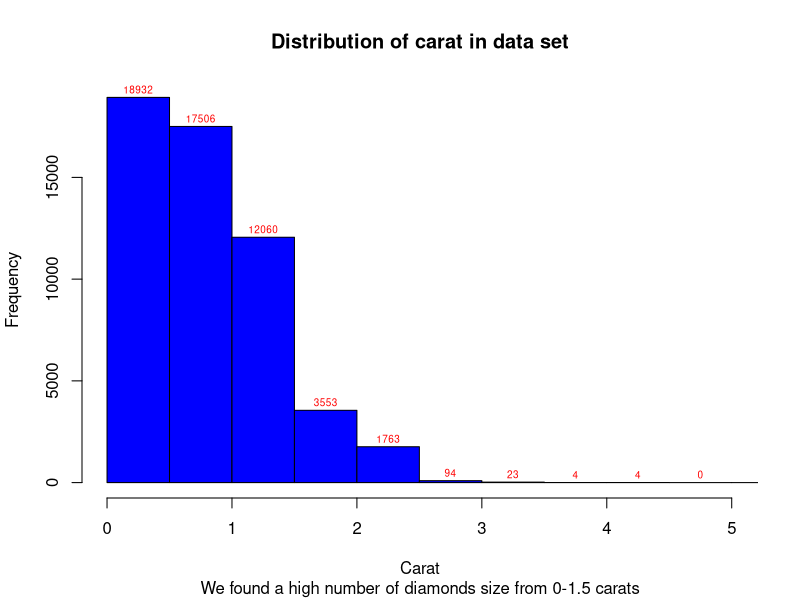
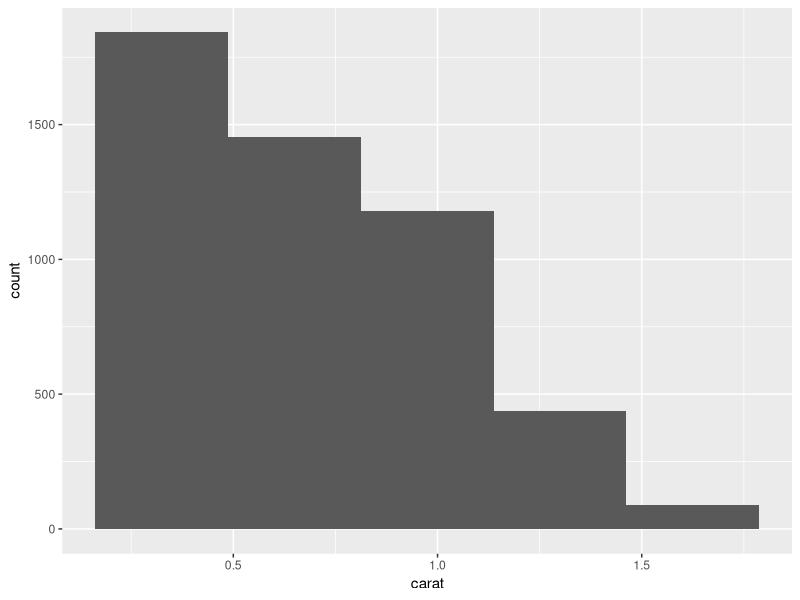
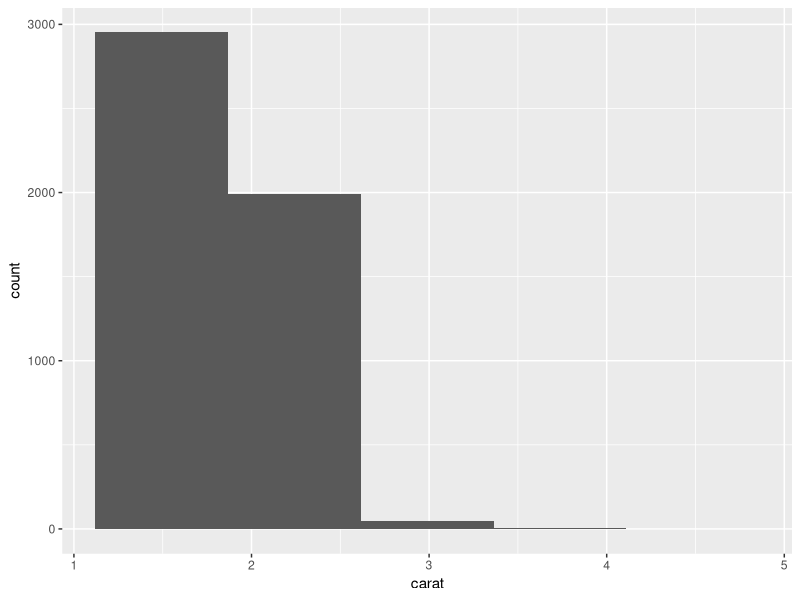
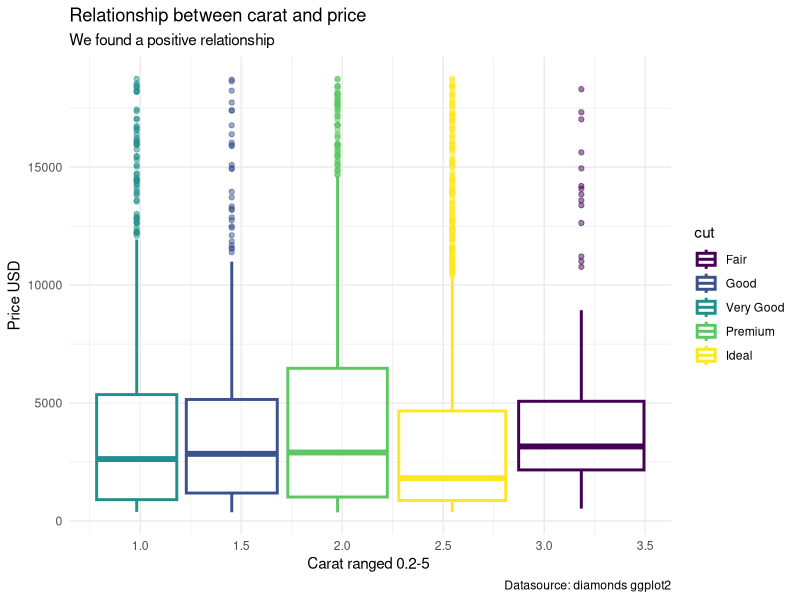
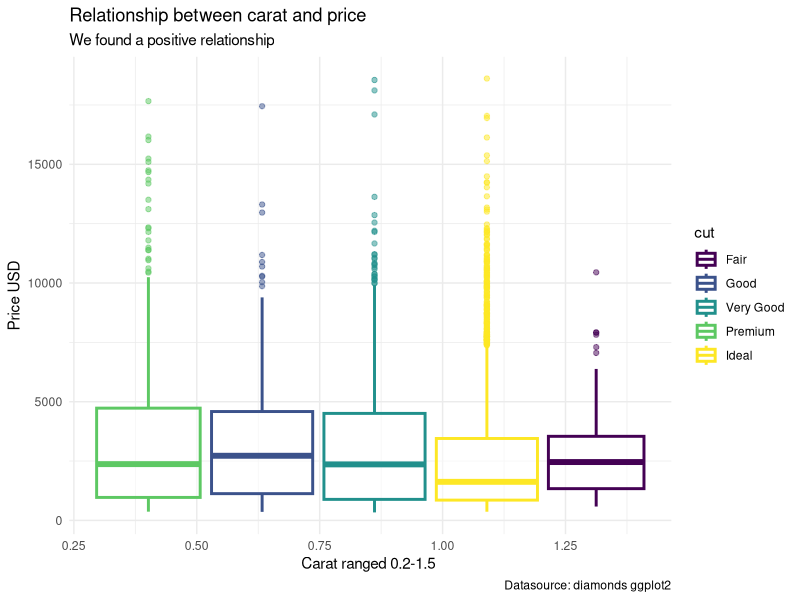
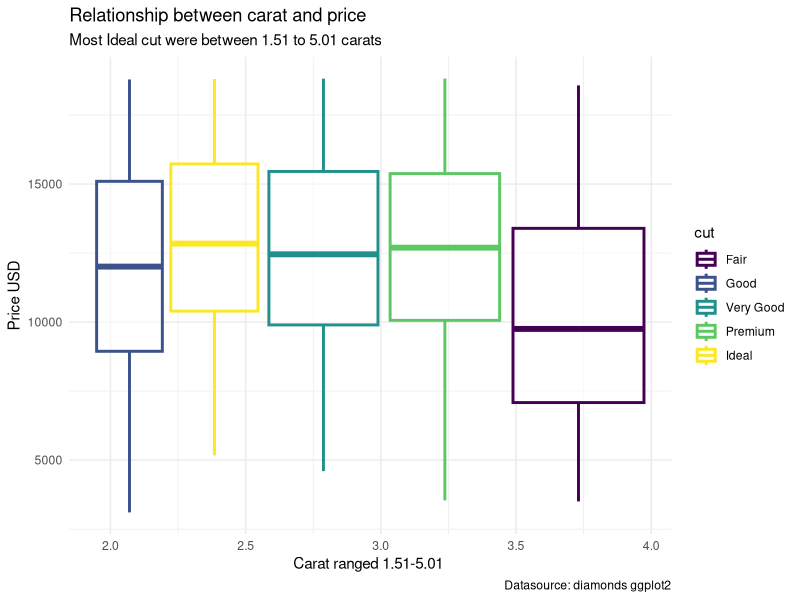
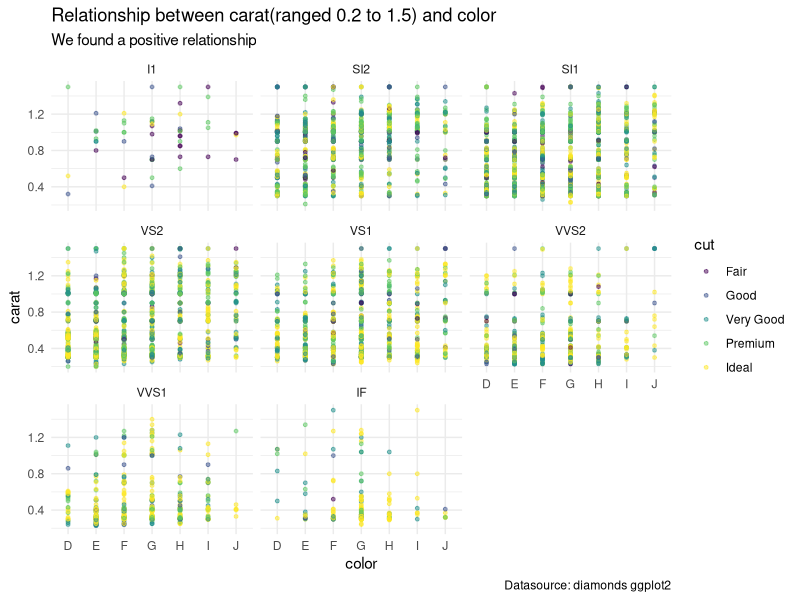
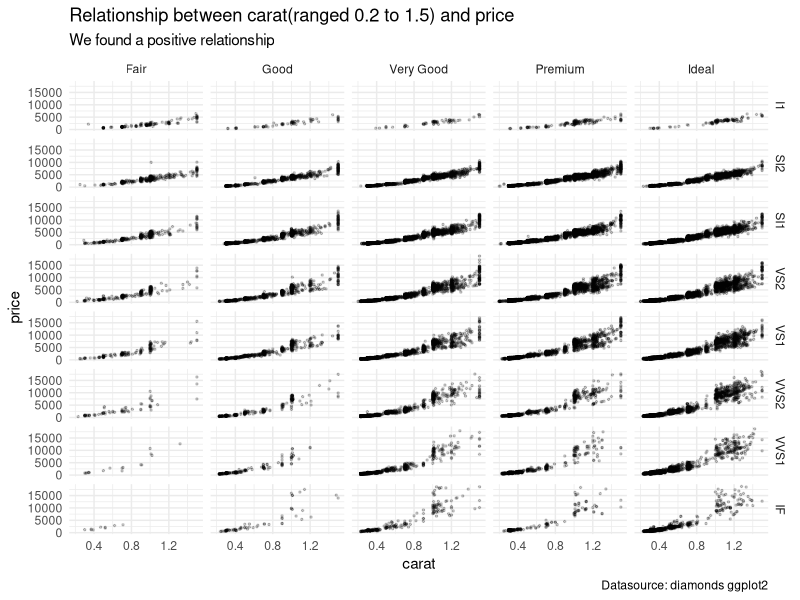

Reproduce these figures in R, in order.
## ---- chunk 1
library(tidyverse)
library(patchwork)
library(ggplot2)
head(diamonds)
## ---- chunk 2
min(diamonds$carat)
max(diamonds$carat)
carat_h <- diamonds$carat
  h <- hist(carat_h,
  main="Distribution of carat in data set",
  sub="We found a high number of diamonds size from 0-1.5 carats",
  xlab="Carat",
  col="blue",
  xlim=c(0,5.01),
  )
text(h$mids,h$counts,labels=h$counts, adj=c(0.5, -0.5), cex=0.6, col ="red")
print(h)
## ---- chunk 3
library(patchwork)
library(ggplot2)
set.seed(1234)
all <-ggplot(diamonds %>% sample_n(5000), aes(x=carat))+
  geom_histogram(bins=5)

# Filter carat range between 0.2 to 1.5 carat
c1 <-filter(diamonds, between(carat, 0.2,1.5))
set.seed(1234)
ggplot(c1 %>% sample_n(5000), aes(x=carat))+
  geom_histogram(bins=5)
# Filter carat range between 1.51 to 5.01 carat
c2 <-filter(diamonds, between(carat, 1.51,5))
set.seed(1234)
ggplot(c2 %>% sample_n(5000), aes(x=carat))+
  geom_histogram(bins=5)

## ---- chunk 4
#all
set.seed(1234)
ggplot(diamonds %>% sample_n(5000), mapping=aes(carat, price, col=cut))+
  geom_boxplot(size=1, alpha=0.5) + 
  theme_minimal()+
  labs(
    title = "Relationship between carat and price",
    x = "Carat ranged 0.2-5 ",
    y = "Price USD",
    subtitle = "We found a positive relationship",
    caption = "Datasource: diamonds ggplot2"
  )

##c1
ggplot(c1 %>% sample_n(5000), mapping=aes(carat, price, col=cut))+
  geom_boxplot(size=1, alpha=0.5) + 
  theme_minimal()+
  labs(
    title = "Relationship between carat and price",
    x = "Carat ranged 0.2-1.5 ",
    y = "Price USD",
    subtitle = "We found a positive relationship",
    caption = "Datasource: diamonds ggplot2"
  )
set.seed(1234)
ggplot(c2 %>% sample_n(5000), mapping=aes(carat, price, col=cut))+
  geom_boxplot(size=1, alpha=0.5) + 
  theme_minimal()+
  labs(
    title = "Relationship between carat and price",
    x = "Carat ranged 1.51-5.01 ",
    y = "Price USD",
    subtitle = "Most Ideal cut were between 1.51 to 5.01 carats",
    caption = "Datasource: diamonds ggplot2"
  )
## ---- chunk 5
ggplot(c1 %>% sample_n(5000), 
       mapping=aes(color, carat, color=cut))+
  geom_point(size=1, alpha=0.5)+ 
  facet_wrap(~ clarity)+
  theme_minimal()+
  labs(
    title = "Relationship between carat(ranged 0.2 to 1.5) and color",
    x = "color",
    y = "carat",
    subtitle = "We found a positive relationship",
    caption = "Datasource: diamonds ggplot2"
  )
## ---- chunk 6
ggplot(c1,
       mapping=aes(carat, price))+
  geom_point(size=0.5, alpha=0.2)+ 
  facet_grid(clarity ~ cut)+
  theme_minimal()+
  labs(
    title = "Relationship between carat(ranged 0.2 to 1.5) and price",
    x = "carat",
    y = "price",
    subtitle = "We found a positive relationship",
    caption = "Datasource: diamonds ggplot2"
  )
